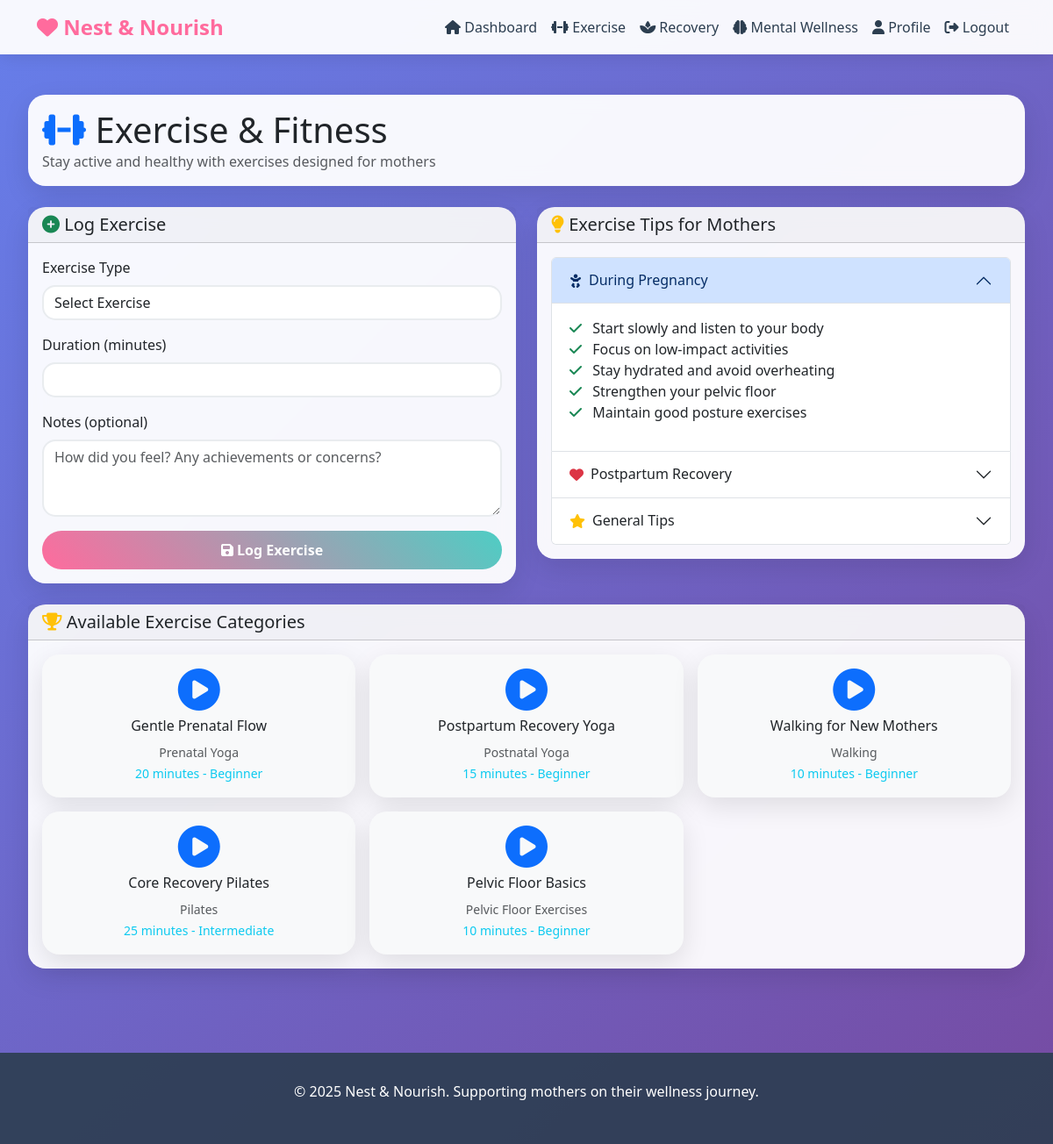
The app's page /exercise (signed in) with its own data.
### app.py (models this page shows)
class ExerciseVideo(db.Model):
    id = db.Column(db.Integer, primary_key=True)
    exercise_type = db.Column(db.String(100), nullable=False)
    title = db.Column(db.String(150), nullable=False)
    video_url = db.Column(db.String(500), nullable=False)
    description = db.Column(db.Text)
    difficulty_level = db.Column(db.String(20), default='Beginner')  # Beginner, Intermediate, Advanced
    duration = db.Column(db.Integer)  # in minutes
    is_active = db.Column(db.Boolean, default=True)
    created_at = db.Column(db.DateTime, default=datetime.utcnow)

### app.py (the view)
@app.route('/exercise')
def exercise():
    if 'user_id' not in session:
        flash('Please log in to access this page.', 'warning')
        return redirect(url_for('login'))
    exercise_videos = ExerciseVideo.query.filter_by(is_active=True).all()
    return render_template('exercise.html', exercise_videos=exercise_videos)

### app.py (called while the page is built)
@login_manager.user_loader
def load_user(user_id):
    return User.query.get(int(user_id))

### templates/exercise.html (shortened to what this page needs)
{% extends "base.html" %}
{% block content %}
<div class="container-custom">
    <div class="row">
        <div class="col-12">
            <div class="card mb-4">
                <div class="card-body">
                    <h1 class="mb-0">
                        <i class="fas fa-dumbbell text-primary"></i> Exercise & Fitness
                    </h1>
                    <p class="text-muted mb-0">Stay active and healthy with exercises designed for mothers</p>
                </div>
            </div>
        </div>
    </div>
    <div class="row g-4">
        <div class="col-lg-6">
            <div class="card">
                <div class="card-header">
                    <h5 class="mb-0">
                        <i class="fas fa-plus-circle text-success"></i> Log Exercise
                    </h5>
                </div>
                <div class="card-body">
                    <form action="{{ url_for('log_exercise') }}" method="POST" id="exerciseForm">
                        <div class="mb-3">
                            <label for="exercise_type" class="form-label">Exercise Type</label>
                            <select class="form-control" id="exercise_type" name="exercise_type" required onchange="loadExerciseVideos()">
                                <option value="">Select Exercise</option>
                            </select>
                        </div>
                        <div class="mb-3">
                            <label for="duration" class="form-label">Duration (minutes)</label>
                            <input type="number" class="form-control" id="duration" name="duration" min="1" max="300" required>
                        </div>
                        <div class="mb-3">
                            <label for="notes" class="form-label">Notes (optional)</label>
                            <textarea class="form-control" id="notes" name="notes" rows="3" placeholder="How did you feel? Any achievements or concerns?"></textarea>
                        </div>
                        <button type="submit" class="btn btn-primary w-100">
                            <i class="fas fa-save"></i> Log Exercise
                        </button>
                    </form>
                </div>
            </div>
        </div>
        <div class="col-lg-6">
            <div class="card">
                <div class="card-header">
                    <h5 class="mb-0">
                        <i class="fas fa-lightbulb text-warning"></i> Exercise Tips for Mothers
                    </h5>
                </div>
                <div class="card-body">
                    <div class="accordion" id="exerciseAccordion">
                        <div class="accordion-item">
                            <h2 class="accordion-header">
                                <button class="accordion-button" type="button" data-bs-toggle="collapse" data-bs-target="#pregnancy">
                                    <i class="fas fa-baby text-pink me-2"></i> During Pregnancy
                                </button>
                            </h2>
                            <div id="pregnancy" class="accordion-collapse collapse show" data-bs-parent="#exerciseAccordion">
                                <div class="accordion-body">
                                    <ul class="list-unstyled">
                                        <li><i class="fas fa-check text-success me-2"></i> Start slowly and listen to your body</li>
                                        <li><i class="fas fa-check text-success me-2"></i> Focus on low-impact activities</li>
                                        <li><i class="fas fa-check text-success me-2"></i> Stay hydrated and avoid overheating</li>
                                        <li><i class="fas fa-check text-success me-2"></i> Strengthen your pelvic floor</li>
                                        <li><i class="fas fa-check text-success me-2"></i> Maintain good posture exercises</li>
                                    </ul>
                                </div>
                            </div>
                        </div>
                        <div class="accordion-item">
                            <h2 class="accordion-header">
                                <button class="accordion-button collapsed" type="button" data-bs-toggle="collapse" data-bs-target="#postpartum">
                                    <i class="fas fa-heart text-danger me-2"></i> Postpartum Recovery
                                </button>
                            </h2>
                        </div>
                        <div class="accordion-item">
                            <h2 class="accordion-header">
                                <button class="accordion-button collapsed" type="button" data-bs-toggle="collapse" data-bs-target="#general">
                                    <i class="fas fa-star text-warning me-2"></i> General Tips
                                </button>
                            </h2>
                        </div>
                    </div>
                </div>
            </div>
        </div>
    </div>
    <div class="row mt-4">
        <div class="col-12">
            <div class="card">
                <div class="card-header">
                    <h5 class="mb-0">
                        <i class="fas fa-trophy text-warning"></i> Available Exercise Categories
                    </h5>
                </div>
                <div class="card-body">
                    <div class="row g-3">
                        {% for video in exercise_videos %}
                            <div class="col-md-4">
                                <div class="card border-0 bg-light">
                                    <div class="card-body text-center">
                                        <i class="fas fa-play-circle fa-3x text-primary mb-2"></i>
                                        <h6>{{ video.title }}</h6>
                                        <small class="text-muted">{{ video.exercise_type }}</small>
                                        <br>
                                        <small class="text-info">{{ video.duration }} minutes - {{ video.difficulty_level }}</small>
                                    </div>
                                </div>
                            </div>
                        {% endfor %}
                    </div>
                </div>
            </div>
        </div>
    </div>
</div>
{% endblock %}

### templates/base.html (shortened to what this page needs)
<!DOCTYPE html>
<html lang="en">
<head>
    <link href="https://cdnjs.cloudflare.com/ajax/libs/bootstrap/5.3.0/css/bootstrap.min.css" rel="stylesheet">
    <link href="https://cdnjs.cloudflare.com/ajax/libs/font-awesome/6.4.0/css/all.min.css" rel="stylesheet">
</head>
<body>
    <nav class="navbar navbar-expand-lg navbar-light fixed-top">
        <div class="container">
            <a class="navbar-brand" href="{{ url_for('index') }}">
                <i class="fas fa-heart"></i> Nest & Nourish
            </a>
            <div class="collapse navbar-collapse" id="navbarNav">
                <ul class="navbar-nav ms-auto">
                    {% if session.user_id %}
                        <li class="nav-item">
                            <a class="nav-link" href="{{ url_for('dashboard') }}">
                                <i class="fas fa-home"></i> Dashboard
                            </a>
                        </li>
                        <li class="nav-item">
                            <a class="nav-link" href="{{ url_for('exercise') }}">
                                <i class="fas fa-dumbbell"></i> Exercise
                            </a>
                        </li>
                        <li class="nav-item">
                            <a class="nav-link" href="{{ url_for('recovery') }}">
                                <i class="fas fa-spa"></i> Recovery
                            </a>
                        </li>
                        <li class="nav-item">
                            <a class="nav-link" href="{{ url_for('mental_wellness') }}">
                                <i class="fas fa-brain"></i> Mental Wellness
                            </a>
                        </li>
                        <li class="nav-item">
                            <a class="nav-link" href="{{ url_for('profile') }}">
                                <i class="fas fa-user"></i> Profile
                            </a>
                        </li>
                        <li class="nav-item">
                            <a class="nav-link" href="{{ url_for('logout') }}">
                                <i class="fas fa-sign-out-alt"></i> Logout
                            </a>
                        </li>
                    {% endif %}
                </ul>
            </div>
        </div>
    </nav>
    <main style="margin-top: 76px;">
        {% block content %}{% endblock %}
    </main>
    <footer class="footer">
        <div class="container text-center">
            <p>&copy; 2025 Nest & Nourish. Supporting mothers on their wellness journey.</p>
        </div>
    </footer>
</body>
</html>

### templates/base.html (style rules this page uses)
:root { --primary-color: #ff6b9d; --secondary-color: #4ecdc4; --accent-color: #ffe066; --text-color: #2c3e50; --bg-gradient: linear-gradient(135deg, #667eea 0%, #764ba2 100%); --card-shadow: 0 10px 30px rgba(0,0,0,0.1); }
body { font-family: 'Segoe UI', Tahoma, Geneva, Verdana, sans-serif; background: var(--bg-gradient); min-height: 100vh; color: var(--text-color); }
.navbar { background: rgba(255, 255, 255, 0.95) !important; backdrop-filter: blur(10px); box-shadow: 0 2px 20px rgba(0,0,0,0.1); }
.navbar-brand { font-weight: bold; color: var(--primary-color) !important; font-size: 1.5rem; }
.card { border: none; border-radius: 20px; box-shadow: var(--card-shadow); background: rgba(255, 255, 255, 0.95); backdrop-filter: blur(10px); transition: transform 0.3s ease; }
.btn-primary { background: linear-gradient(45deg, var(--primary-color), var(--secondary-color)); border: none; border-radius: 25px; padding: 10px 30px; font-weight: 600; transition: all 0.3s ease; }
.form-control { border-radius: 15px; border: 2px solid #e9ecef; transition: all 0.3s ease; }
.container-custom { max-width: 1200px; margin: 0 auto; padding: 2rem; }
.nav-link { color: var(--text-color) !important; font-weight: 500; transition: color 0.3s ease; }
.footer { background: rgba(44, 62, 80, 0.9); color: white; padding: 2rem 0; margin-top: 4rem; }

### records on screen
ExerciseVideo: title "Gentle Prenatal Flow", exercise_type "Prenatal Yoga", duration "20", difficulty_level "Beginner"
ExerciseVideo: title "Postpartum Recovery Yoga", exercise_type "Postnatal Yoga", duration "15", difficulty_level "Beginner"
ExerciseVideo: title "Walking for New Mothers", exercise_type "Walking", duration "10", difficulty_level "Beginner"
ExerciseVideo: title "Core Recovery Pilates", exercise_type "Pilates", duration "25", difficulty_level "Intermediate"
ExerciseVideo: title "Pelvic Floor Basics", exercise_type "Pelvic Floor Exercises", duration "10", difficulty_level "Beginner"
